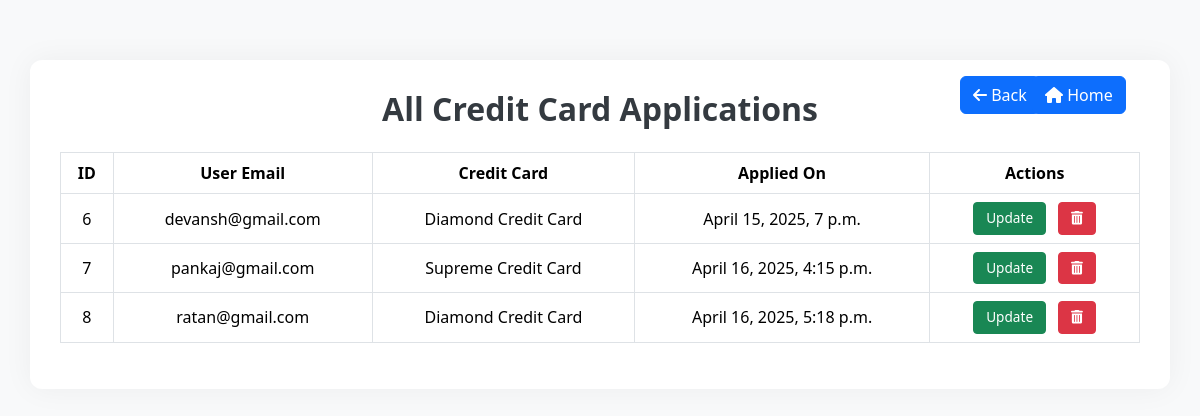
The app's page /credit/allcards/ (signed in), older data.
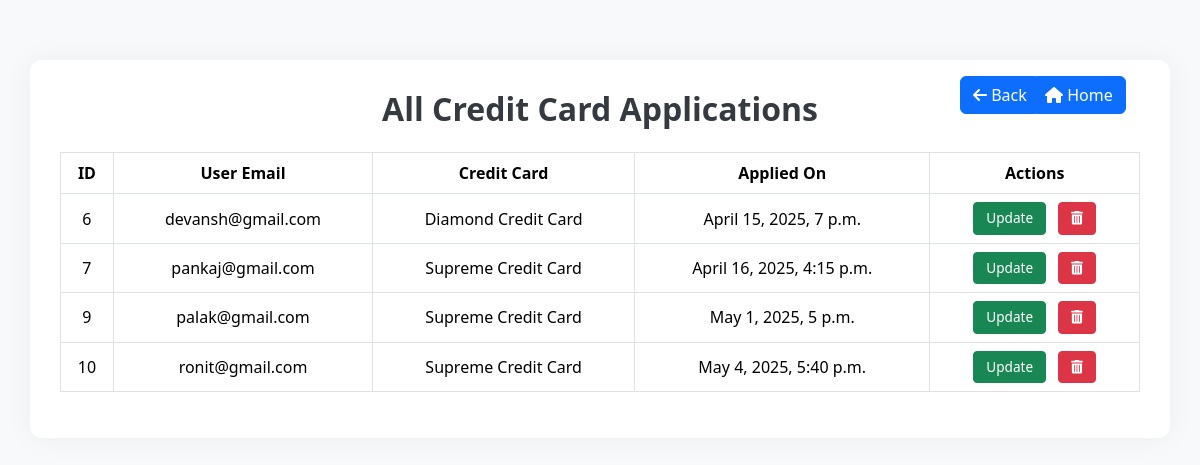
The same page, newer data.
### CreditCardApp/models.py (models this page shows, shortened)
class UserCardApplication(models.Model):
    user = models.OneToOneField(AppUser, on_delete=models.CASCADE)
    credit_card = models.ForeignKey(CreditCard, on_delete=models.CASCADE)
    applied_on = models.DateTimeField(auto_now_add=True)

class CreditCard(models.Model):
    name = models.CharField(max_length=100)
    description = models.TextField()
    image = models.ImageField(upload_to='card_images/')
    def __str__(self):
        return self.name

### AuthApp/models.py (models this page shows)
class AppUser(AbstractUser):
    GENDER_CHOICES = (
        ('Male', 'Male'),
        ('Female', 'Female'),
        ('Other', 'Other'),
    )
    email = models.EmailField(unique=True)
    name = models.CharField(max_length=100)
    phone = models.CharField(max_length=10,validators=[MinLengthValidator(10)])
    created_at = models.DateTimeField(auto_now_add=True , null=True)
    updated_at = models.DateTimeField(auto_now=True , null=True)
    gender = models.CharField(max_length=10, choices=GENDER_CHOICES)
    username= None
    objects = AppUserManager()
    USERNAME_FIELD = 'email'
    REQUIRED_FIELDS = ['name', 'phone', 'gender']
    def __str__(self):
        return self.email

### CreditCardApp/views.py (the view)
# urls.py: path('allcards/', views.all_credit_users_view, name='allcards'),
@login_required
def all_credit_users_view(request):
    cards = UserCardApplication.objects.all()
    return render(request ,'allcards.html',context={'cards': cards})

### CreditCardApp/templates/allcards.html (shortened to what this page needs)
<!DOCTYPE html>
<html lang="en">
<head>
    <link href="https://cdn.jsdelivr.net/npm/bootstrap@5.3.5/dist/css/bootstrap.min.css" rel="stylesheet">
    <link rel="stylesheet" href="https://cdnjs.cloudflare.com/ajax/libs/font-awesome/6.5.0/css/all.min.css" />
</head>
<body>
    <div class="profile-home" style="text-align: right; margin-left: 80vw; margin-top: 2vh; position: absolute; z-index: 10;">
        <a href="{% url 'credit' %}" class="btn btn-primary" style="text-decoration: none; color: white;"><i class="fa-solid fa-arrow-left"></i> Back</a>
        </div>
    <div class="profile-home" style="text-align: right; margin-left: 86vw; margin-top: 2vh; position: absolute; z-index: 10;">
        <a href="{% url 'home' %}" class="btn btn-primary" style="text-decoration: none; color: white;"><i class="fa fa-home"></i>  Home</a>
        </div>
    <div class="container">
        {% if cards %}
            <h2 class="text-center">All Credit Card Applications</h2>
            <table class="table table-bordered table-hover mt-4">
                <thead>
                    <tr>
                        <th>ID</th>
                        <th>User Email</th>
                        <th>Credit Card</th>
                        <th>Applied On</th>
                        <th>Actions</th>
                    </tr>
                </thead>
                <tbody>
                    {% for card in cards %}
                        <tr>
                            <td>{{ card.id }}</td>
                            <td>{{ card.user }}</td>
                            <td>{{ card.credit_card }}</td>
                            <td>{{ card.applied_on }}</td>
                            <td>
                                <a href="{% url 'update_card' card.id %}" class="btn btn-success btn-sm me-2">Update</a>
                                <a href="{% url 'delete_card' card.id %}" class="btn btn-danger btn-sm" onclick="return confirm('Are you sure you want to delete this card?');"><i class="fas fa-trash-alt"></i></a>
                            </td>
                        </tr>
                    {% endfor %}
                </tbody>
            </table>
        {% else %}
            <div class="no-data">
                <h4>Oops! No credit cards found.</h4>
            </div>
        {% endif %}
    </div>
</body>
</html>

Row changes from the older to the newer data that the page shows:
removed UserCardApplication: id "8", user "ratan@gmail.com", credit_card "Diamond Credit Card", applied_on "April 16, 2025, 5:18 p.m."
added UserCardApplication: id "9", user "palak@gmail.com", credit_card "Supreme Credit Card", applied_on "May 1, 2025, 5 p.m."
added UserCardApplication: id "10", user "ronit@gmail.com", credit_card "Supreme Credit Card", applied_on "May 4, 2025, 5:40 p.m."
